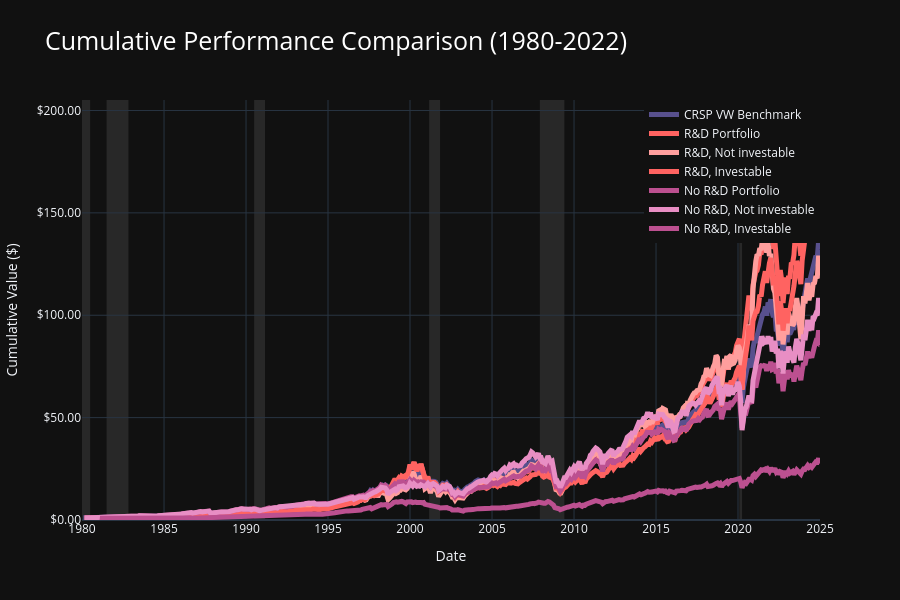
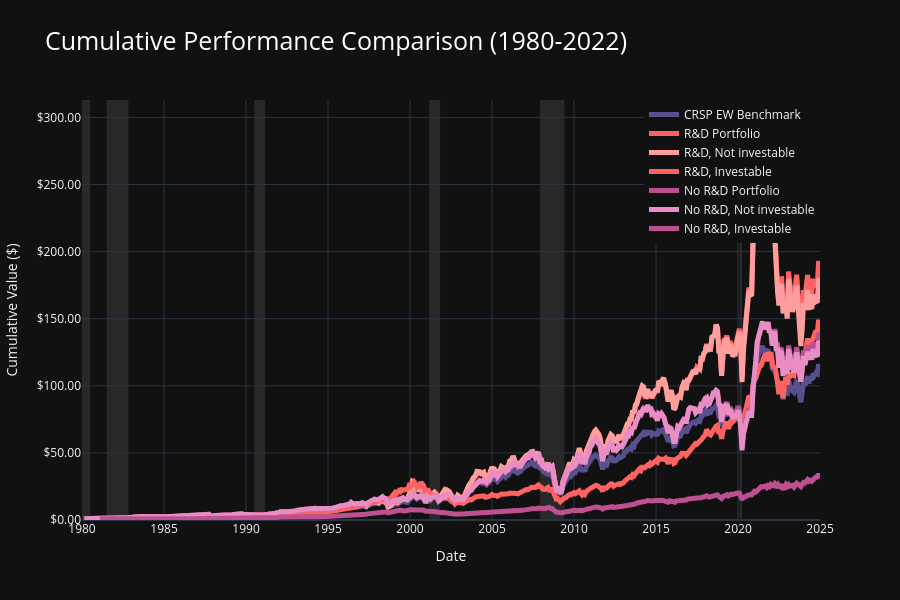

Notebook code cell kept with these figures, in order:
### Markdown cell above
## Main Execution

### Code cell
# ============================================================================

performance_table = format_performance_table(portfolio_metrics)
performance_table_8 = format_performance_table(portfolio_metrics_8)
sector_table = format_sector_table(sector_metrics)

# Prepare chart data (2 portfolios + 4 investability portfolios)
chart_data = portfolio_returns.melt(
    id_vars=['date', 'research_not'],
    value_vars=['ew_return', 'vw_return'],
    var_name='weighting',
    value_name='value'
)
chart_data['key'] = chart_data['weighting'] + '_' + chart_data['research_not']

chart_data_8 = portfolio_returns_8.melt(
    id_vars=['date', 'portfolio_id'],
    value_vars=['ew_return', 'vw_return'],
    var_name='weighting',
    value_name='value'
)
chart_data_8['key'] = chart_data_8['weighting'] + '_' + chart_data_8['portfolio_id']
chart_data = pd.concat([chart_data, chart_data_8[['date', 'key', 'value']]], ignore_index=True)

# Add benchmarks
market_vw = market_returns.copy()
market_vw['date'] = market_vw['date'] + pd.offsets.MonthEnd(0)
market_vw['key'] = 'vw_return_CRSP_VW_Benchmark'
market_vw['value'] = market_vw['vwretd']
chart_data = pd.concat([
    chart_data,
    market_vw[['date', 'key', 'value']]
], ignore_index=True)


chart_data = chart_data[chart_data['date'] >= start_date].sort_values(['key', 'date'])

# Use transform/cumprod so the result aligns to the original index
chart_data['cumvalue'] = (1.0 + pd.to_numeric(chart_data['value'], errors='coerce')).groupby(chart_data['key']).cumprod()

recessions = pd.DataFrame({
    'start': pd.to_datetime(['1980-01-01', '1981-07-01', '1990-07-01', '2001-03-01', '2007-12-01', '2020-02-01']),
    'end': pd.to_datetime(['1980-07-01', '1982-11-01', '1991-03-01', '2001-11-01', '2009-06-01', '2020-04-01'])
})
recessions = recessions[
    (recessions['start'] >= start_date) & (recessions['start'] <= end_date)
]

colors = {
    'R&D Portfolio': '#dd5182',
    'No R&D Portfolio': '#ffa600',
    'R&D, Investable': '#dd5182',
    'R&D, Not investable': '#955196',
    'No R&D, Investable': '#ffa600',
    'No R&D, Not investable': '#003f5c',
    'CRSP VW Benchmark': '#58508d'
}

chart_a = create_performance_chart(chart_data, 'vw', recessions, colors, start_date)
chart_b = create_performance_chart(chart_data, 'ew', recessions, colors, start_date)

custom_css = """
<style>
@import url('https://fonts.googleapis.com/css2?family=Tomorrow:wght@400;600;700&display=swap');
body { font-family: 'Tomorrow', sans-serif; background-color: #1d1d1c; padding: 1rem; margin: 0; color: white; }
:root { font-size: 25px; }
.table-dark.table-striped tbody tr:nth-of-type(odd) { background-color: rgba(255, 255, 255, 0.05) !important; }
.table-dark.table-striped tbody tr:nth-of-type(even) { background-color: rgba(0, 0, 0, 0.15) !important; }
.table-dark tbody tr[style*='color'] { background-color: inherit !important; }
.table-dark td, .table-dark th { padding: 0.5rem 0.75rem !important; }
</style>
"""

alpha_table = create_alpha_table(portfolio_metrics, market_returns, rf_rate_monthly)
alpha_table_8 = create_alpha_table(portfolio_metrics_8, market_returns, rf_rate_monthly)
alpha_table_html_wrapped = create_alpha_table_html(alpha_table, custom_css)
alpha_table_8_html_wrapped = create_alpha_table_html(alpha_table_8, custom_css)

# Display outputs (same format as Nick/our_outputs for 3 vs 4 month lag comparison)
if __name__ == '__main__' or 'get_ipython' in globals():
    # Display tables
    print("\n=== Reporting lag: 3 months (reprex_final_extended) ===")
    print("\nPerformance Table (2 portfolios):")
    print(performance_table.to_string())
    
    print("\nPerformance Table — 8 portfolios (R&D × Investability):")
    print(performance_table_8.to_string())
    
    print("\nSector Table:")
    print(sector_table.to_string())
    
    # Display charts
    chart_a.show()
    chart_b.show()
    
    # Display alpha table HTML (2 portfolios and 8 portfolios)
    from IPython.display import HTML, display
    display(HTML("<h3>Alpha table (2 portfolios) — 3-month lag</h3>"))
    display(HTML(alpha_table_html_wrapped))
    display(HTML("<h3>Alpha table — 8 portfolios (R&D × Investability) — 3-month lag</h3>"))
    display(HTML(alpha_table_8_html_wrapped))

# Save workspace (don't save connection - WRDS connections can't be pickled)
workspace = {
    'merged': merged, 'portfolio_returns': portfolio_returns,
    'portfolio_returns_8': portfolio_returns_8, 'portfolio_metrics': portfolio_metrics,
    'portfolio_metrics_8': portfolio_metrics_8, 'portfolio_returns_sector': portfolio_returns_sector,
    'market_returns': market_returns, 'sector_metrics': sector_metrics,
    'performance_table': performance_table, 'performance_table_8': performance_table_8,
    'sector_table': sector_table, 'analysis_data': analysis_data,
    'alpha_table': alpha_table, 'alpha_table_html_wrapped': alpha_table_html_wrapped,
    'start_year': start_year, 'end_year': end_year,
    'start_date': start_date, 'end_date': end_date, 'cusip_target': cusip_target
}
with open(workspace_file, 'wb') as f:
    pickle.dump(workspace, f)

### Figure 1 — Plotly figure (JSON) as saved in the notebook; plotly's stock layout.template omitted (floating-point values rounded to 4 significant figures; data arrays with more than 128 entries replaced by an {"elided": "..."} marker saying what was removed)
{"data": [{"hovertemplate": "<b>CRSP VW Benchmark</b><br>Date: %{x|%Y-%m}<br>Value: $%{y:.2f}<extra></extra>", "line": {"color": "#58508d", "width": 5}, "mode": "lines", "name": "CRSP VW Benchmark", "type": "scatter", "x": {"elided": "540 str values"}, "y": {"elided": "540 float values"}}, {"hovertemplate": "<b>R&D Portfolio</b><br>Date: %{x|%Y-%m}<br>Value: $%{y:.2f}<extra></extra>", "line": {"color": "#ff6361", "width": 5}, "mode": "lines", "name": "R&D Portfolio", "type": "scatter", "x": {"elided": "539 str values"}, "y": {"elided": "539 float values"}}, {"hovertemplate": "<b>R&D, Not investable</b><br>Date: %{x|%Y-%m}<br>Value: $%{y:.2f}<extra></extra>", "line": {"color": "#ff9e9d", "width": 5}, "mode": "lines", "name": "R&D, Not investable", "type": "scatter", "x": {"elided": "539 str values"}, "y": {"elided": "539 float values"}}, {"hovertemplate": "<b>R&D, Investable</b><br>Date: %{x|%Y-%m}<br>Value: $%{y:.2f}<extra></extra>", "line": {"color": "#ff6361", "width": 5}, "mode": "lines", "name": "R&D, Investable", "type": "scatter", "x": {"elided": "528 str values"}, "y": {"elided": "528 float values"}}, {"hovertemplate": "<b>No R&D Portfolio</b><br>Date: %{x|%Y-%m}<br>Value: $%{y:.2f}<extra></extra>", "line": {"color": "#bc5090", "width": 5}, "mode": "lines", "name": "No R&D Portfolio", "type": "scatter", "x": {"elided": "539 str values"}, "y": {"elided": "539 float values"}}, {"hovertemplate": "<b>No R&D, Not investable</b><br>Date: %{x|%Y-%m}<br>Value: $%{y:.2f}<extra></extra>", "line": {"color": "#e88ec4", "width": 5}, "mode": "lines", "name": "No R&D, Not investable", "type": "scatter", "x": {"elided": "539 str values"}, "y": {"elided": "539 float values"}}, {"hovertemplate": "<b>No R&D, Investable</b><br>Date: %{x|%Y-%m}<br>Value: $%{y:.2f}<extra></extra>", "line": {"color": "#bc5090", "width": 5}, "mode": "lines", "name": "No R&D, Investable", "type": "scatter", "x": {"elided": "468 str values"}, "y": {"elided": "468 float values"}}], "layout": {"height": 600, "hovermode": "x unified", "legend": {"orientation": "v", "x": 1, "xanchor": "right", "y": 1, "yanchor": "top"}, "shapes": [{"fillcolor": "rgba(128, 128, 128, 0.2)", "layer": "below", "line": {"width": 0}, "type": "rect", "x0": "1980-01-01T00:00:00", "x1": "1980-07-01T00:00:00", "xref": "x", "y0": 0, "y1": 1, "yref": "y domain"}, {"fillcolor": "rgba(128, 128, 128, 0.2)", "layer": "below", "line": {"width": 0}, "type": "rect", "x0": "1981-07-01T00:00:00", "x1": "1982-11-01T00:00:00", "xref": "x", "y0": 0, "y1": 1, "yref": "y domain"}, {"fillcolor": "rgba(128, 128, 128, 0.2)", "layer": "below", "line": {"width": 0}, "type": "rect", "x0": "1990-07-01T00:00:00", "x1": "1991-03-01T00:00:00", "xref": "x", "y0": 0, "y1": 1, "yref": "y domain"}, {"fillcolor": "rgba(128, 128, 128, 0.2)", "layer": "below", "line": {"width": 0}, "type": "rect", "x0": "2001-03-01T00:00:00", "x1": "2001-11-01T00:00:00", "xref": "x", "y0": 0, "y1": 1, "yref": "y domain"}, {"fillcolor": "rgba(128, 128, 128, 0.2)", "layer": "below", "line": {"width": 0}, "type": "rect", "x0": "2007-12-01T00:00:00", "x1": "2009-06-01T00:00:00", "xref": "x", "y0": 0, "y1": 1, "yref": "y domain"}, {"fillcolor": "rgba(128, 128, 128, 0.2)", "layer": "below", "line": {"width": 0}, "type": "rect", "x0": "2020-02-01T00:00:00", "x1": "2020-04-01T00:00:00", "xref": "x", "y0": 0, "y1": 1, "yref": "y domain"}], "title": {"font": {"color": "white", "size": 25}, "text": "Cumulative Performance Comparison (1980-2022)"}, "xaxis": {"title": {"text": "Date"}}, "yaxis": {"rangemode": "tozero", "tickformat": "$.2f", "title": {"text": "Cumulative Value ($)"}}}}

### Figure 2 — Plotly figure (JSON) as saved in the notebook; plotly's stock layout.template omitted (floating-point values rounded to 4 significant figures; data arrays with more than 128 entries replaced by an {"elided": "..."} marker saying what was removed)
{"data": [{"hovertemplate": "<b>CRSP EW Benchmark</b><br>Date: %{x|%Y-%m}<br>Value: $%{y:.2f}<extra></extra>", "line": {"color": "#58508d", "width": 5}, "mode": "lines", "name": "CRSP EW Benchmark", "type": "scatter", "x": {"elided": "540 str values"}, "y": {"elided": "540 float values"}}, {"hovertemplate": "<b>R&D Portfolio</b><br>Date: %{x|%Y-%m}<br>Value: $%{y:.2f}<extra></extra>", "line": {"color": "#ff6361", "width": 5}, "mode": "lines", "name": "R&D Portfolio", "type": "scatter", "x": {"elided": "539 str values"}, "y": {"elided": "539 float values"}}, {"hovertemplate": "<b>R&D, Not investable</b><br>Date: %{x|%Y-%m}<br>Value: $%{y:.2f}<extra></extra>", "line": {"color": "#ff9e9d", "width": 5}, "mode": "lines", "name": "R&D, Not investable", "type": "scatter", "x": {"elided": "539 str values"}, "y": {"elided": "539 float values"}}, {"hovertemplate": "<b>R&D, Investable</b><br>Date: %{x|%Y-%m}<br>Value: $%{y:.2f}<extra></extra>", "line": {"color": "#ff6361", "width": 5}, "mode": "lines", "name": "R&D, Investable", "type": "scatter", "x": {"elided": "528 str values"}, "y": {"elided": "528 float values"}}, {"hovertemplate": "<b>No R&D Portfolio</b><br>Date: %{x|%Y-%m}<br>Value: $%{y:.2f}<extra></extra>", "line": {"color": "#bc5090", "width": 5}, "mode": "lines", "name": "No R&D Portfolio", "type": "scatter", "x": {"elided": "539 str values"}, "y": {"elided": "539 float values"}}, {"hovertemplate": "<b>No R&D, Not investable</b><br>Date: %{x|%Y-%m}<br>Value: $%{y:.2f}<extra></extra>", "line": {"color": "#e88ec4", "width": 5}, "mode": "lines", "name": "No R&D, Not investable", "type": "scatter", "x": {"elided": "539 str values"}, "y": {"elided": "539 float values"}}, {"hovertemplate": "<b>No R&D, Investable</b><br>Date: %{x|%Y-%m}<br>Value: $%{y:.2f}<extra></extra>", "line": {"color": "#bc5090", "width": 5}, "mode": "lines", "name": "No R&D, Investable", "type": "scatter", "x": {"elided": "468 str values"}, "y": {"elided": "468 float values"}}], "layout": {"height": 600, "hovermode": "x unified", "legend": {"orientation": "v", "x": 1, "xanchor": "right", "y": 1, "yanchor": "top"}, "shapes": [{"fillcolor": "rgba(128, 128, 128, 0.2)", "layer": "below", "line": {"width": 0}, "type": "rect", "x0": "1980-01-01T00:00:00", "x1": "1980-07-01T00:00:00", "xref": "x", "y0": 0, "y1": 1, "yref": "y domain"}, {"fillcolor": "rgba(128, 128, 128, 0.2)", "layer": "below", "line": {"width": 0}, "type": "rect", "x0": "1981-07-01T00:00:00", "x1": "1982-11-01T00:00:00", "xref": "x", "y0": 0, "y1": 1, "yref": "y domain"}, {"fillcolor": "rgba(128, 128, 128, 0.2)", "layer": "below", "line": {"width": 0}, "type": "rect", "x0": "1990-07-01T00:00:00", "x1": "1991-03-01T00:00:00", "xref": "x", "y0": 0, "y1": 1, "yref": "y domain"}, {"fillcolor": "rgba(128, 128, 128, 0.2)", "layer": "below", "line": {"width": 0}, "type": "rect", "x0": "2001-03-01T00:00:00", "x1": "2001-11-01T00:00:00", "xref": "x", "y0": 0, "y1": 1, "yref": "y domain"}, {"fillcolor": "rgba(128, 128, 128, 0.2)", "layer": "below", "line": {"width": 0}, "type": "rect", "x0": "2007-12-01T00:00:00", "x1": "2009-06-01T00:00:00", "xref": "x", "y0": 0, "y1": 1, "yref": "y domain"}, {"fillcolor": "rgba(128, 128, 128, 0.2)", "layer": "below", "line": {"width": 0}, "type": "rect", "x0": "2020-02-01T00:00:00", "x1": "2020-04-01T00:00:00", "xref": "x", "y0": 0, "y1": 1, "yref": "y domain"}], "title": {"font": {"color": "white", "size": 25}, "text": "Cumulative Performance Comparison (1980-2022)"}, "xaxis": {"title": {"text": "Date"}}, "yaxis": {"rangemode": "tozero", "tickformat": "$.2f", "title": {"text": "Cumulative Value ($)"}}}}
